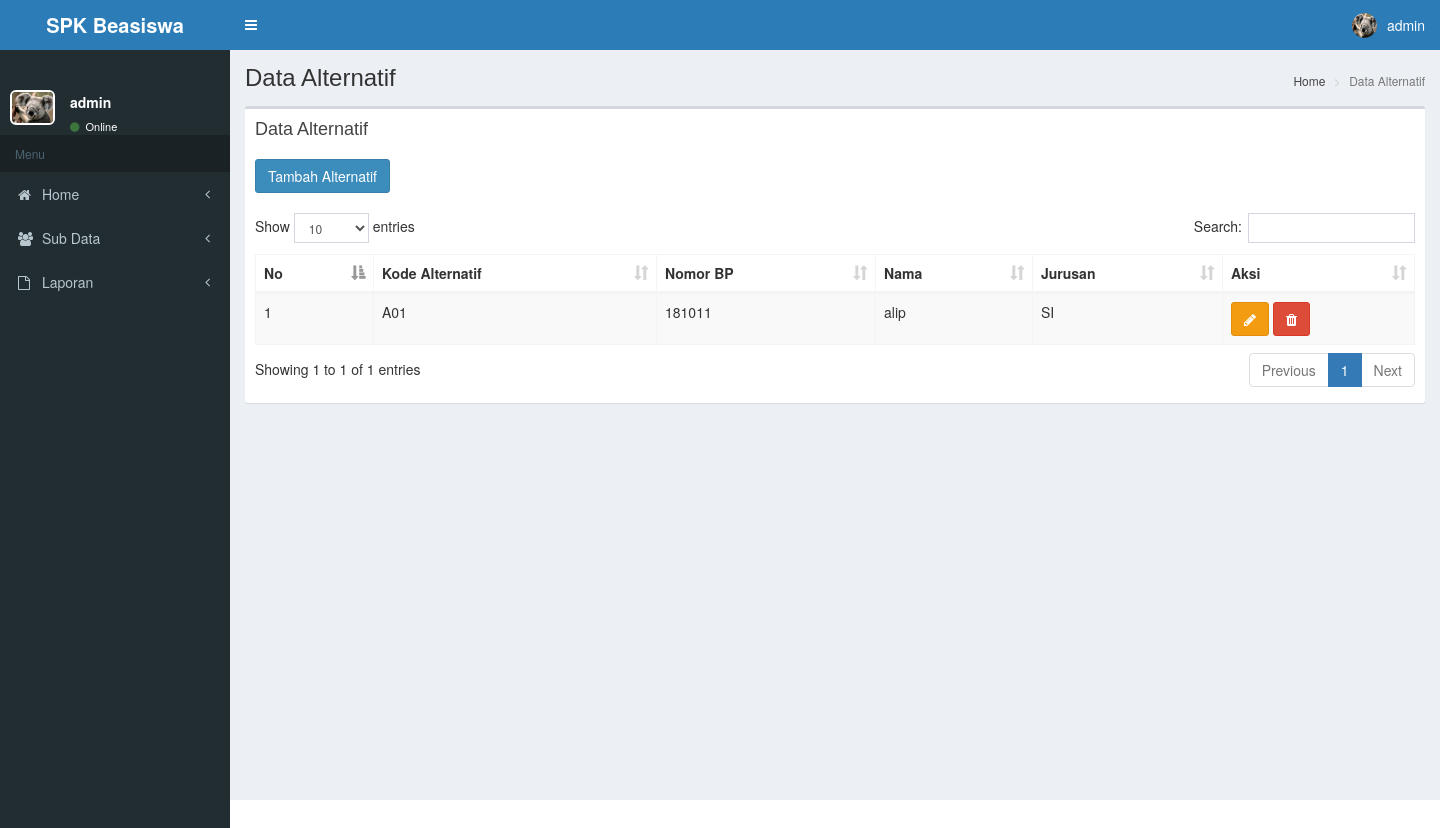
Page /admin/admin.php?p=alternatif (signed in) on the earlier database version.
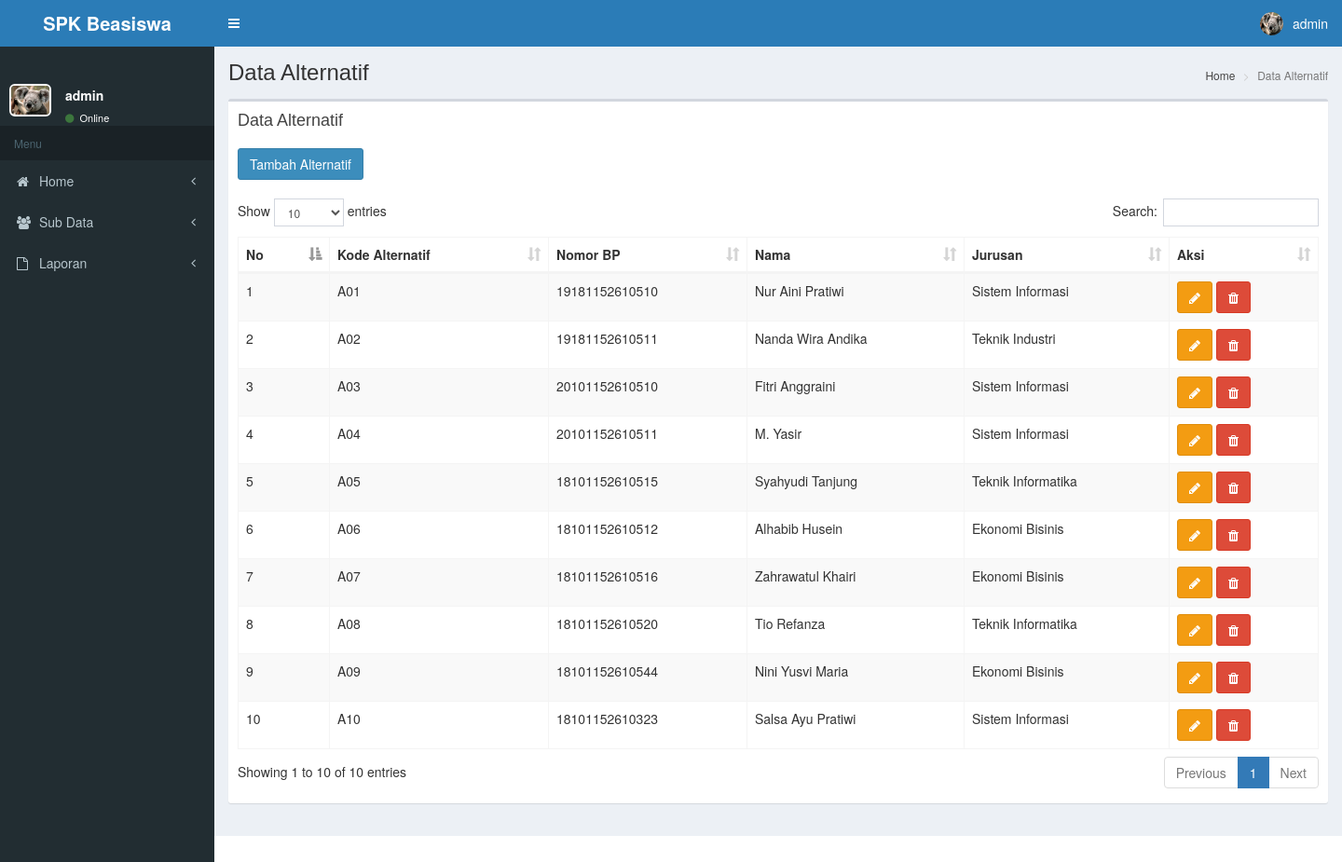
Same page on the later database version.
### tables this page shows
CREATE TABLE `alternatif` (
  `id_alternatif` varchar(30) NOT NULL,
  `nbp` varchar(50) NOT NULL,
  `nama` varchar(100) NOT NULL,
  `jurusan` varchar(30) NOT NULL,
  `preferensi` double NOT NULL,
  `tanggal` date NOT NULL
);

### admin/pages/alternatif.php (the view)
<div class="content-wrapper">
  <section class="content-header">
    <h1>
      Data Alternatif
    </h1>
    <ol class="breadcrumb">
      <li><a href="#"> Home</a></li>
      <li class="active">Data Alternatif</li>
    </ol>
  </section>
  <section class="content">
    <div class="row">
      <div class="col-xs-12">
        <div class="box">
          <div class="box-header">
            <h3 class="box-title">Data Alternatif</h3>
          </div>
          <div class="box-body">
          <a  href="admin.php?p=tambah-siswa" class="btn btn-primary">Tambah Alternatif</a>
              <br>
              <br>
            <div class="table-responsive">
            <table id="example1" class="table table-bordered table-striped">
              <thead>
                <tr>
                  <th>No</th>
                  <th>Kode Alternatif</th>
                  <th>Nomor BP</th>
                  <th>Nama </th>
                  <th>Jurusan</th>
                  <th>Aksi</th>
                </tr>
              </thead>
              <tbody>
                 <?php
                 include './../koneksi/koneksi.php';
                $no=0;
              $sql=mysqli_query($conn,"SELECT * FROM alternatif ");
                while($q=mysqli_fetch_array($sql)){
                  $no++;
               ?>
                <tr>
                  <td><?php echo $no; ?></td>
                   <td><?php echo $q['id_alternatif']; ?></td>
                  <td><?php echo $q['nbp']; ?></td>
                  <td><?php echo $q['nama']; ?></td>
                    <td><?php echo $q['jurusan']; ?></td>
                   <td>
                   <a href="admin.php?p=edit-alternatif&id=<?php echo $q['id_alternatif']; ?>" class="btn btn-warning"><i class="fa fa-pencil"></i></a>
                    <a href="pages/delete-alternatif.php?id=<?php echo $q['id_alternatif']; ?>" onclick="return confirm('Yakin Mau DIhapus?')" class="btn btn-danger"><i class="fa fa-trash"></i></a>
                  </td>
                </tr>
            <?php } ?>
              </tbody>
            </table>
          </div>
          </div>
        </div>
      </div>
    </div>
      </section>
</div>

### admin/admin.php (shortened to what this page needs)
 <?php
$nama = $_SESSION['nama'];
$foto = $_SESSION['foto'];
?>
<!DOCTYPE html>
<html>
  <head>
    <link rel="stylesheet" href="../plugins/bootstrap/css/bootstrap.min.css">
    <link rel="stylesheet" href="../plugins/font awesome/font-awesome.min.css">
    <link rel="stylesheet" type="text/css" href="../plugins/datatables/datatables.min.css"/>
  <link rel="stylesheet" href="../plugins/datepicker/css/bootstrap-datetimepicker.min.css"/>
    <link rel="stylesheet" href="../plugins/admin style/css/AdminLTE.min.css">
    <link rel="stylesheet" href="../plugins/admin style/css/skins/_all-skins.min.css">
  </head>
  <body class="hold-transition skin-blue sidebar-mini">
      <header class="main-header">
        <a href="#" class="logo">
          <span class="logo-lg"><b>SPK Beasiswa</b></span>
        </a>
        <nav class="navbar navbar-static-top" role="navigation">
          <a href="#" class="sidebar-toggle" data-toggle="offcanvas" role="button">
          </a>
          <div class="navbar-custom-menu">
            <ul class="nav navbar-nav">
              <li class="dropdown user user-menu">
                <a href="#" class="dropdown-toggle" data-toggle="dropdown">
                  <img src="../images/<?php echo $foto; ?>" class="user-image" alt="User Image">
                  <span class="hidden-xs"><?php echo $nama; ?></span>
                </a>
              </li>
            </ul>
          </div>
        </nav>
      </header>
      <aside class="main-sidebar" style="margin-top: 30px;">
        <section class="sidebar" style="">
          <div class="user-panel">
            <div class="pull-left image">
              <img src="../images/<?php echo $foto; ?>" class="img-rounded" alt="User Image">
            </div>
            <div class="pull-left info">
              <p><?php echo $nama; ?></p>
              <a href="#"><i class="fa fa-circle text-success"></i> Online</a>
            </div>
          </div>
          <ul class="sidebar-menu">
            <li class="header">Menu</li>
             <li class="treeview">
              <a href="admin.php">
                <i class="fa fa-home"></i> <span>Home</span> <i class="fa fa-angle-left pull-right"></i>
              </a>
            </li>
             <li class="treeview">
              <a href="#">
                <i class="fa fa-users"></i>
                <span>Sub Data</span>
                <i class="fa fa-angle-left pull-right"></i>
              </a>
            </li>
             <li class="treeview">
              <a href="#">
                <i class="fa fa-file-o"></i>
                <span>Laporan</span>
                <i class="fa fa-angle-left pull-right"></i>
              </a>
            </li>
          </ul>
        </section>
      </aside>
         <?php
     $page_dir='pages';
    if(!empty($_GET['p'])){
        $page=scandir($page_dir,0);
        unset($page[0],$page[1]);
        $p=$_GET['p'];
        if(in_array($p.'.php',$page)){
         include($page_dir.'/'.$p.'.php');
        }
        else{
        include ($page_dir.'/404-page.php');
        }
    }
    else{
        include ($page_dir.'/homeAdmin.php');
    }
    ?>
  </body>
</html>

Differences in the rows shown:
changed alternatif "A01": nbp "181011" → "19181152610510"; nama "alip" → "Nur Aini Pratiwi"; jurusan "SI" → "Sistem Informasi"
added alternatif: id_alternatif "A02", nbp "19181152610511", nama "Nanda Wira Andika", jurusan "Teknik Industri"
added alternatif: id_alternatif "A03", nbp "20101152610510", nama "Fitri Anggraini", jurusan "Sistem Informasi"
added alternatif: id_alternatif "A04", nbp "20101152610511", nama "M. Yasir", jurusan "Sistem Informasi"
added alternatif: id_alternatif "A05", nbp "18101152610515", nama "Syahyudi Tanjung", jurusan "Teknik Informatika"
added alternatif: id_alternatif "A06", nbp "18101152610512", nama "Alhabib Husein", jurusan "Ekonomi Bisinis"
added alternatif: id_alternatif "A07", nbp "18101152610516", nama "Zahrawatul Khairi", jurusan "Ekonomi Bisinis"
added alternatif: id_alternatif "A08", nbp "18101152610520", nama "Tio Refanza", jurusan "Teknik Informatika"
added alternatif: id_alternatif "A09", nbp "18101152610544", nama "Nini Yusvi Maria", jurusan "Ekonomi Bisinis"
added alternatif: id_alternatif "A10", nbp "18101152610323", nama "Salsa Ayu Pratiwi", jurusan "Sistem Informasi"
Other differences:
text written by a page script: "Show entries Search: Showing 1 to 1 of 1 entries Previous 1 Next" → "Show entries Search: Showing 1 to 10 of 10 entries Previous 1 Next"
